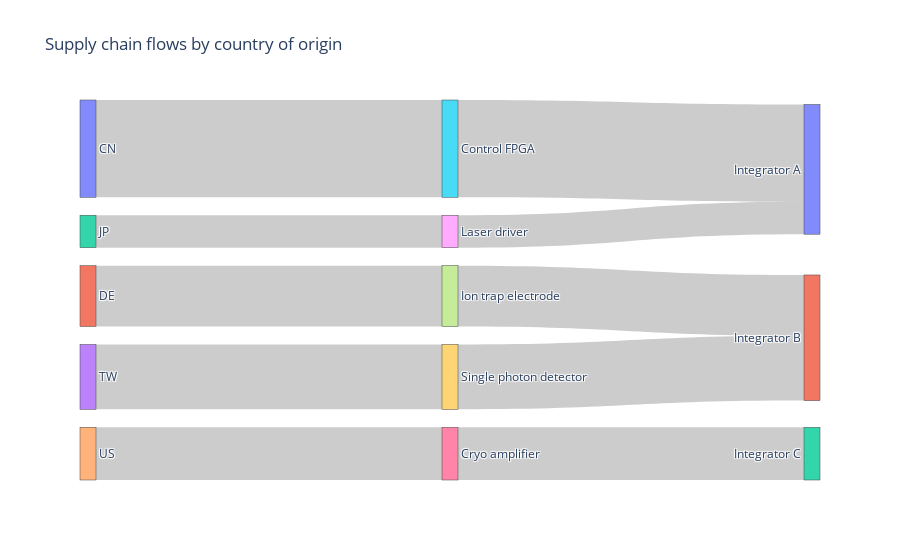

Here is the notebook cell this chart was saved with:
### Code cell
# Supply chain Sankey: origin -> component -> US integrator
# Works in a Jupyter notebook cell

import pandas as pd
import plotly.graph_objects as go

# Sample data
data = [
    {"origin": "CN", "component": "Control FPGA",           "integrator": "Integrator A", "units": 120},
    {"origin": "TW", "component": "Single photon detector", "integrator": "Integrator B", "units": 80},
    {"origin": "US", "component": "Cryo amplifier",         "integrator": "Integrator C", "units": 65},
    {"origin": "JP", "component": "Laser driver",           "integrator": "Integrator A", "units": 40},
    {"origin": "DE", "component": "Ion trap electrode",     "integrator": "Integrator B", "units": 75},
]

# Build DataFrame
df = pd.DataFrame(data)

# Build node labels
origins = sorted(df["origin"].unique())
comps   = sorted(df["component"].unique())
ints    = sorted(df["integrator"].unique())
labels  = origins + comps + ints
index   = {label: i for i, label in enumerate(labels)}

# Aggregate links
o2c = df.groupby(["origin", "component"], as_index=False)["units"].sum()
c2i = df.groupby(["component", "integrator"], as_index=False)["units"].sum()

# Build link arrays
src, tgt, val = [], [], []
for _, r in o2c.iterrows():
    src.append(index[r["origin"]])
    tgt.append(index[r["component"]])
    val.append(int(r["units"]))

for _, r in c2i.iterrows():
    src.append(index[r["component"]])
    tgt.append(index[r["integrator"]])
    val.append(int(r["units"]))

# Figure
fig = go.Figure(go.Sankey(
    node=dict(label=labels, pad=18, thickness=16),
    link=dict(source=src, target=tgt, value=val)
))

fig.update_layout(title="Supply chain flows by country of origin", font=dict(size=12))

# 1) Show inline in the notebook
fig.show()

# 2) Also save as a standalone HTML file
fig.write_html("supply_chain_sankey.html", include_plotlyjs="cdn")
print("Wrote supply_chain_sankey.html")

### Figure 1 — Plotly figure (JSON) as saved in the notebook; plotly's stock layout.template omitted (floating-point values rounded to 4 significant figures)
{"data": [{"link": {"source": [0, 1, 2, 3, 4, 5, 6, 7, 8, 9], "target": [5, 7, 8, 9, 6, 10, 12, 11, 10, 11], "value": [120, 75, 40, 80, 65, 120, 65, 75, 40, 80]}, "node": {"label": ["CN", "DE", "JP", "TW", "US", "Control FPGA", "Cryo amplifier", "Ion trap electrode", "Laser driver", "Single photon detector", "Integrator A", "Integrator B", "Integrator C"], "pad": 18, "thickness": 16}, "type": "sankey"}], "layout": {"font": {"size": 12}, "title": {"text": "Supply chain flows by country of origin"}}}
